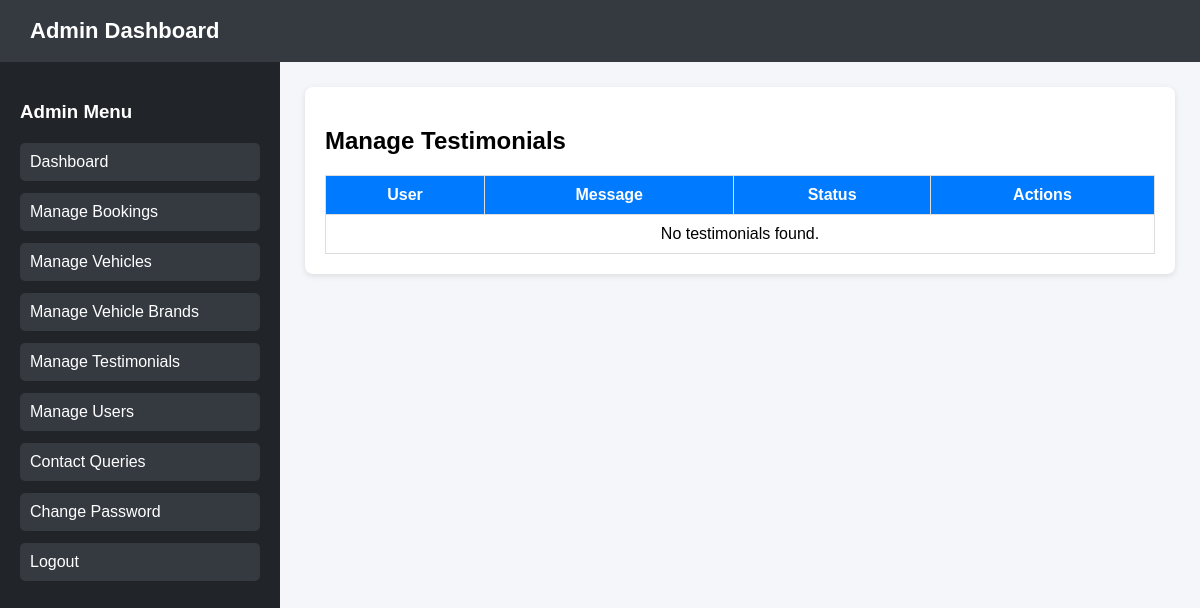
Before: /dashboard/manage-testimonials/ (signed in) with the older database file.
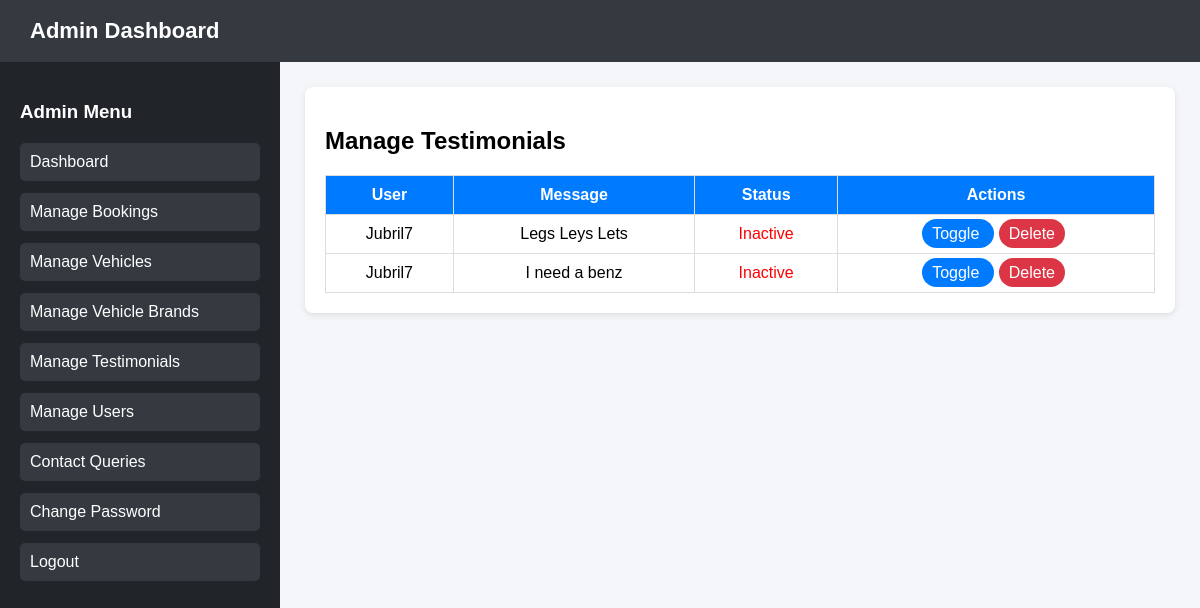
After: the same page with the newer database file.
### core/models.py (models this page shows)
class Testimonial(models.Model):
    user = models.ForeignKey(User, on_delete=models.CASCADE)
    message = models.TextField()
    active = models.BooleanField(default=False)
    created_at = models.DateTimeField(auto_now_add=True)

class User(AbstractUser):
    phone = models.CharField(max_length=15, blank=True, null=True)

### core/views.py (the view)
# urls.py: path('dashboard/manage-testimonials/', views.admin_manage_testimonials, name='admin_manage_testimonials'),
@admin_required
def admin_manage_testimonials(request):
    testimonials = Testimonial.objects.select_related('user').order_by('-created_at')
    return render(request, 'admin_manage_testimonials.html', {
        'testimonials': testimonials
    })

### core/views.py (called while the page is built)
def admin_required(view_func):
    return user_passes_test(lambda u: u.is_staff, login_url='login')(view_func)

### core/templates/admin_manage_testimonials.html (shortened to what this page needs)
{% load static %}
<!DOCTYPE html>
<html lang="en">
<head>
    <link rel="stylesheet" href="{% static 'core/style.css' %}">
</head>
<body>
<header>Admin Dashboard</header>
<div class="container">
    <nav>
        <h3>Admin Menu</h3>
        <a href="{% url 'admin_dashboard' %}">Dashboard</a>
        <a href="{% url 'admin_manage_bookings' %}">Manage Bookings</a>
        <a href="{% url 'admin_manage_vehicles' %}">Manage Vehicles</a>
        <a href="{% url 'admin_manage_brands' %}">Manage Vehicle Brands</a>
        <a href="{% url 'admin_manage_testimonials' %}">Manage Testimonials</a>
        <a href="{% url 'admin_manage_users' %}">Manage Users</a>
        <a href="{% url 'admin_queries' %}">Contact Queries</a>
        <a href="{% url 'admin_change_password' %}">Change Password</a>
        <a href="{% url 'logout' %}">Logout</a>
    </nav>
    <main>
        <div class="section">
            <h2>Manage Testimonials</h2>
        <table>
            <tr>
                <th>User</th>
                <th>Message</th>
                <th>Status</th>
                <th>Actions</th>
            </tr>
            {% for t in testimonials %}
            <tr>
                <td>{{ t.user.username }}</td>
                <td>{{ t.message }}</td>
                <td>
                    {% if t.active %}
                        <span style="color:green;">Active</span>
                    {% else %}
                        <span style="color:red;">Inactive</span>
                    {% endif %}
                </td>
                <td>
                    <a href="{% url 'toggle_testimonial' t.id %}"
                    style="padding:6px 10px; background:#007bff; color:white; border-radius:20px; text-decoration: none; margin-right: 5px;">
                        Toggle
                    </a>
                    <a href="{% url 'delete_testimonial' t.id %}"
                    onclick="return confirm('Delete this testimonial?')"
                    style="padding:6px 10px; background:#dc3545; color:white; border-radius:20px; text-decoration: none; margin-right: 5px;">
                        Delete
                    </a>
                </td>
            </tr>
            {% empty %}
            <tr>
                <td colspan="4">No testimonials found.</td>
            </tr>
            {% endfor %}
        </table>
        </div>
    </main>
</div>
</body>
</html>

Changed rows visible on the page:
added Testimonial: user.username "Jubril7", message "Legs Leys Lets", active "Inactive"
added Testimonial: user.username "Jubril7", message "I need a benz", active "Inactive"
Other visible differences:
text no longer shown: "No testimonials found."
